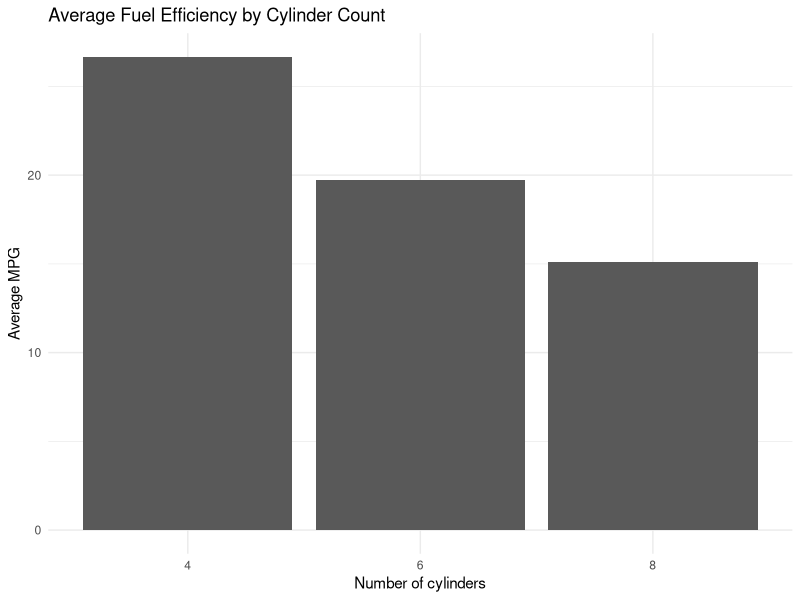
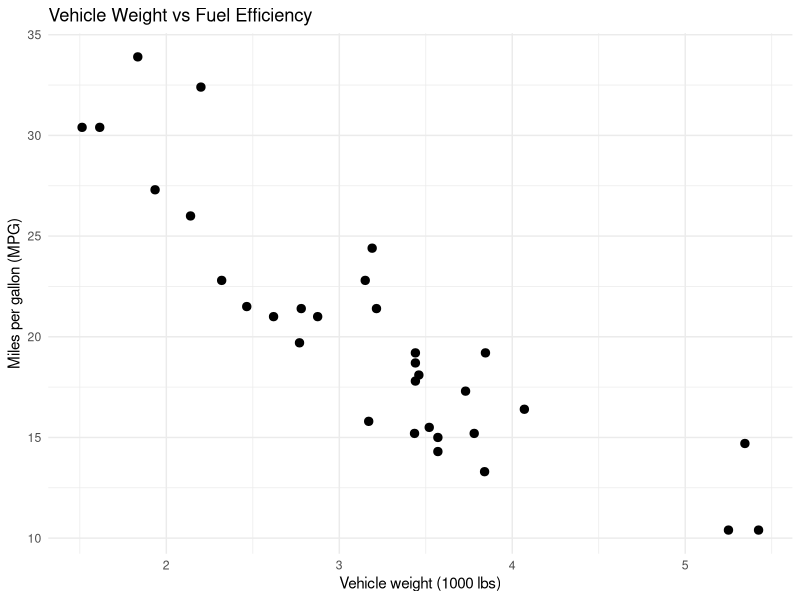
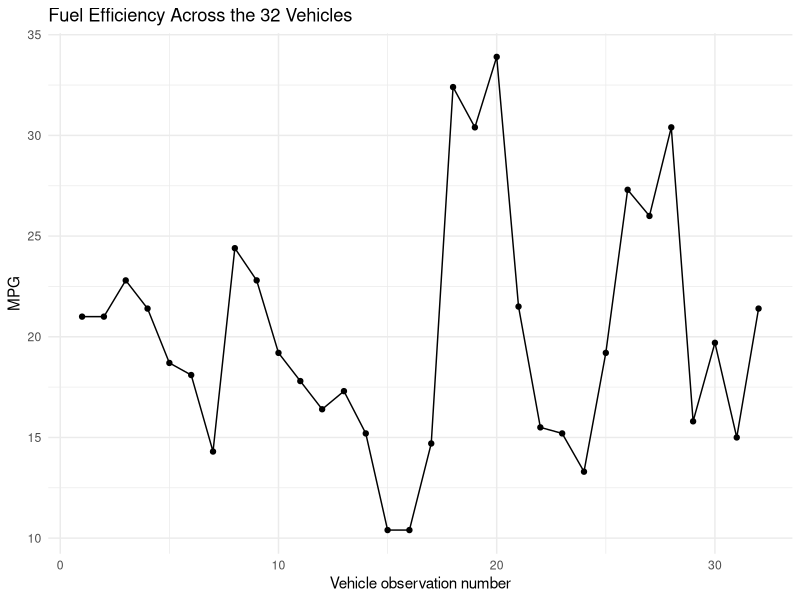
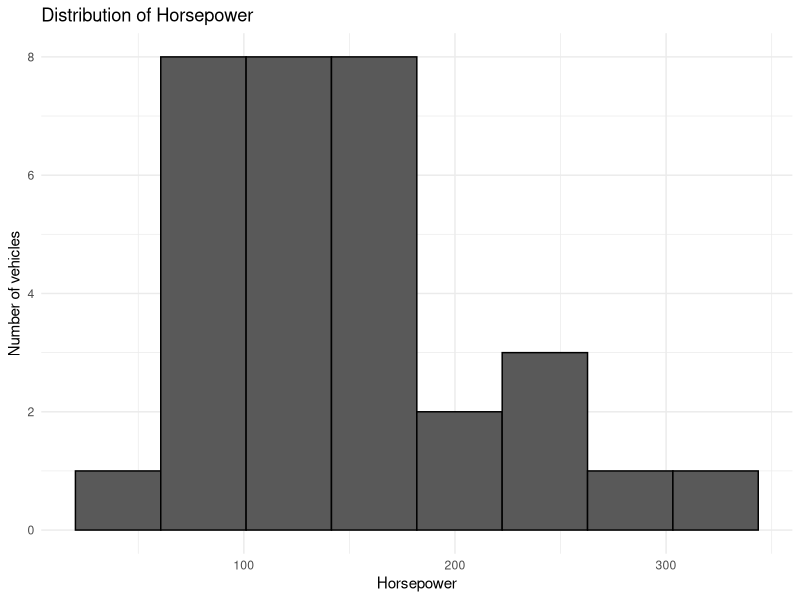

R code for these plots, in order:
# Week 2 - Data Visualization and Insight Communication using R
# Dataset: mtcars (built-in R dataset)

# Install once if ggplot2 is not already installed:
# install.packages("ggplot2")
library(ggplot2)

data(mtcars)
df <- mtcars

# 1. Bar chart: average MPG by cylinder count
avg_mpg <- aggregate(mpg ~ cyl, data = df, FUN = mean)

ggplot(avg_mpg, aes(x = factor(cyl), y = mpg)) +
  geom_col() +
  labs(
    title = "Average Fuel Efficiency by Cylinder Count",
    x = "Number of cylinders",
    y = "Average MPG"
  ) +
  theme_minimal()

# 2. Scatter plot: vehicle weight vs MPG
ggplot(df, aes(x = wt, y = mpg)) +
  geom_point(size = 2.5) +
  labs(
    title = "Vehicle Weight vs Fuel Efficiency",
    x = "Vehicle weight (1000 lbs)",
    y = "Miles per gallon (MPG)"
  ) +
  theme_minimal()

# 3. Line chart: MPG across the observations
df$vehicle_no <- seq_len(nrow(df))

ggplot(df, aes(x = vehicle_no, y = mpg)) +
  geom_line() +
  geom_point() +
  labs(
    title = "Fuel Efficiency Across the 32 Vehicles",
    x = "Vehicle observation number",
    y = "MPG"
  ) +
  theme_minimal()

# 4. Histogram: horsepower distribution
ggplot(df, aes(x = hp)) +
  geom_histogram(bins = 8, color = "black") +
  labs(
    title = "Distribution of Horsepower",
    x = "Horsepower",
    y = "Number of vehicles"
  ) +
  theme_minimal()

# Optional numerical insight
cor(df$wt, df$mpg)
